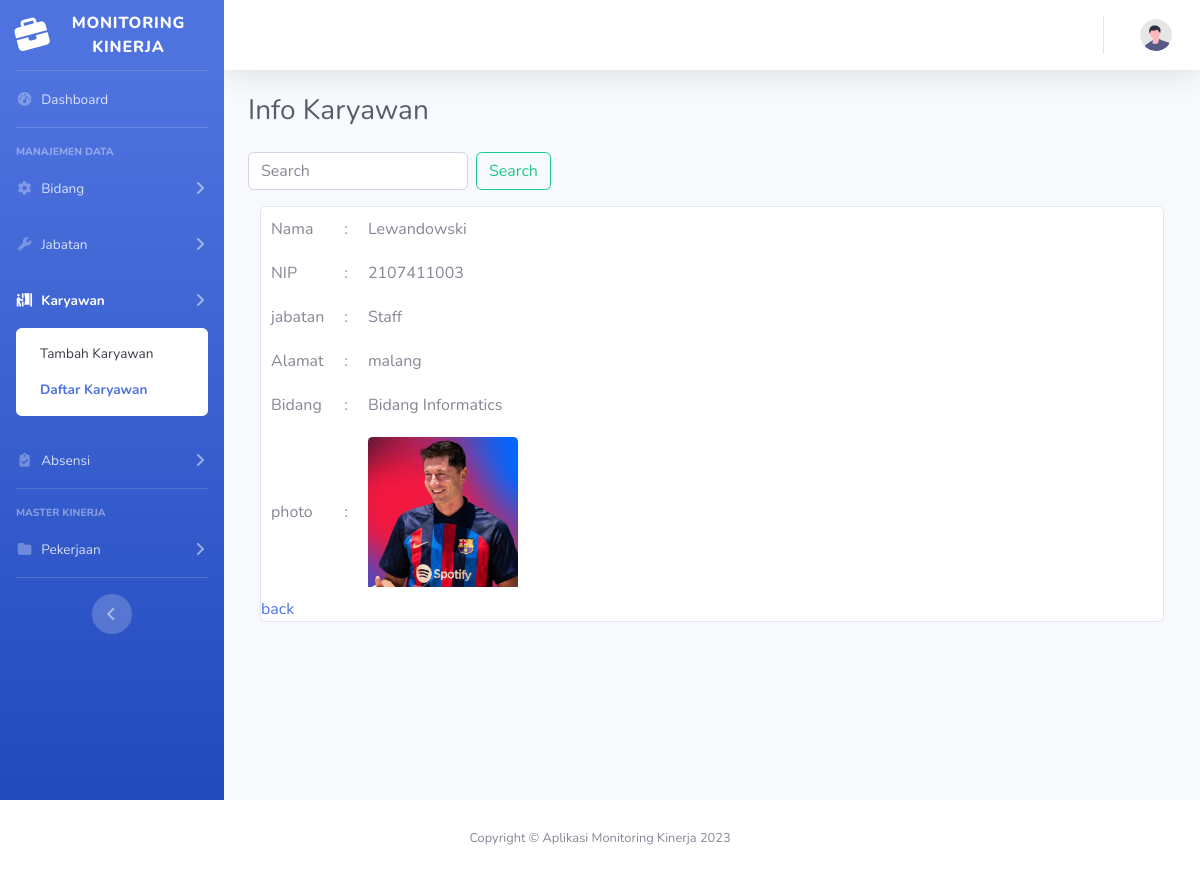
Page /read_pegawai.php?idPegawai=24 on the committed database.
### tables this page shows
CREATE TABLE `pegawai` (
  `idPegawai` int(11) NOT NULL,
  `nip` varchar(255) NOT NULL,
  `nama_peg` varchar(255) NOT NULL,
  `id_jabatan` int(11) DEFAULT NULL,
  `alamat` varchar(255) NOT NULL,
  `id_bidang` int(11) DEFAULT NULL,
  `photo` varchar(255) NOT NULL
);

CREATE TABLE `jabatan` (
  `idJabatan` int(11) NOT NULL,
  `nama_jabatan` varchar(255) NOT NULL
);

CREATE TABLE `bidang` (
  `idBidang` int(11) NOT NULL,
  `nama_bidang` varchar(255) NOT NULL
);

### functions.php (called while the page is built, shortened)
<?php
require("config.php");
function query($query)
{
  global $link;
  $result = mysqli_query($link, $query);
  $rows = [];
  while ($row = mysqli_fetch_assoc($result)) {
    $rows[] = $row;
  }
  return $rows;
}

### read_pegawai.php (the view, shortened to what this page needs)
<?php
require('functions.php');
$id = $_GET['idPegawai'];
$karyawan = query("SELECT pegawai.idPegawai as idPegawai, pegawai.photo as photo, pegawai.nip as nip, pegawai.nama_peg as nama_peg, jabatan.nama_jabatan as jabatan, bidang.nama_bidang as bidang, pegawai.alamat as alamat FROM pegawai JOIN jabatan ON pegawai.id_jabatan = jabatan.idJabatan JOIN bidang ON pegawai.id_bidang = bidang.idBidang WHERE pegawai.idPegawai = $id")[0];
?>
<!DOCTYPE html>
<html lang="en">
<head>
    <link href="vendor/fontawesome-free/css/all.min.css" rel="stylesheet" type="text/css">
    <link href="css/sb-admin-2.min.css" rel="stylesheet">
</head>
<body id="page-top">
    <div id="wrapper">
        <?php
        include "template/sidebar_v.php";
        ?>
        <div id="content-wrapper" class="d-flex flex-column">
            <div id="content">
                <?php
                include "template/topbar_v.php";
                ?>
                <div class="container-fluid">
                    <div class="d-sm-flex align-items-center justify-content-between mb-4">
                        <h1 class="h3 mb-0 text-gray-800">Info Karyawan</h1>
                    </div>
                    <form class="form-inline pull-right" method="post">
                        <input class="form-control mr-sm-2" type="search" name="keyword" placeholder="Search"
                            aria-label="Search">
                        <button class="btn btn-outline-success my-2 my-sm-0" type="submit" name="search">Search</button>
                    </form>
                    <div class="col-md-12 my-3 ">
                        <div class="card ">
                            <div class="d-flex flex-row">
                                <table cellpadding="10">
                                    <tr>
                                        <td>Nama</td>
                                        <td>:</td>
                                        <td>
                                            <?= $karyawan['nama_peg'] ?>
                                        </td>
                                    </tr>
                                    <tr>
                                        <td>NIP</td>
                                        <td>:</td>
                                        <td>
                                            <?= $karyawan['nip'] ?>
                                        </td>
                                    </tr>
                                    <tr>
                                        <td>jabatan</td>
                                        <td>:</td>
                                        <td>
                                            <?= $karyawan['jabatan'] ?>
                                        </td>
                                    </tr>
                                    <tr>
                                        <td>Alamat</td>
                                        <td>:</td>
                                        <td>
                                            <?= $karyawan['alamat'] ?>
                                        </td>
                                    </tr>
                                    <tr>
                                        <td>Bidang</td>
                                        <td>:</td>
                                        <td>
                                            <?= $karyawan['bidang'] ?>
                                        </td>
                                    </tr>
                                    <tr>
                                        <td>photo</td>
                                        <td>:</td>
                                        <td>
                                            <img src="./img/<?= $karyawan['photo']; ?>" height="150px"
                                                class="card-img-top" alt="<?= $karyawan['nama_peg']; ?>">
                                        </td>
                                    </tr>
                                </table>
                            </div>
                            <a href="karyawan.php">back</a>
                        </div>
                    </div>
                </div>
            </div>
        </div>
    </div>
    <?php
    include "template/footer_v.php";
    ?>
</body>
</html>

### rows in the picture
pegawai: nama_peg "Lewandowski", nip "2107411003", id_jabatan.nama_jabatan "Staff", alamat "malang", id_bidang.nama_bidang "Bidang Informatics", photo (picture)
